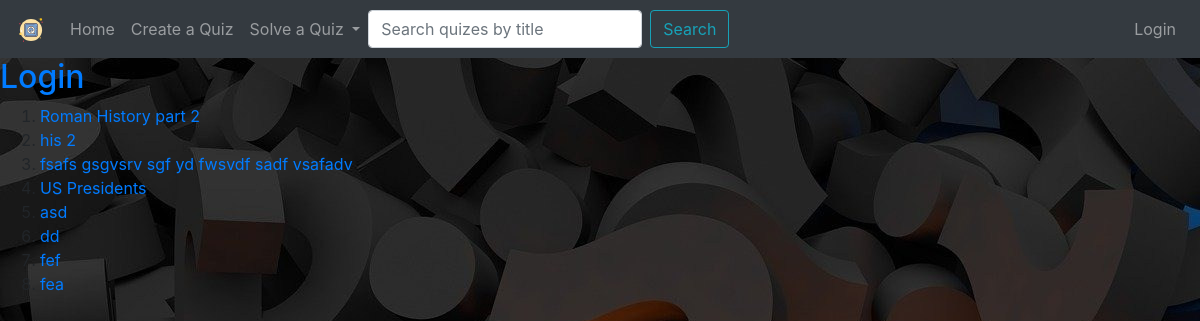
/home/, run on the app's committed database.
### quiz/models.py (models this page shows, shortened)
class Quiz(models.Model):
    choices = (
        ('history', "History"),
        ('geography', "Geography"),
        ('sports', "Sports"),
        ('entertainment', "Entertainment"),
        ('music', "Music"),
        ('language', "Language"),
        ('gaming', "Gaming"),
        ('other', "Other"),
    )
    title = models.CharField(max_length=40, unique=True, blank=False)
    description = models.CharField(max_length=100, blank=False)
    category = models.CharField(max_length=20, choices = choices)
    created = models.DateTimeField(auto_now_add=True)
    created_by = models.ForeignKey(settings.AUTH_USER_MODEL, null=True, on_delete=models.SET_NULL)
    rating = models.IntegerField(default=0)
    class Meta:
        verbose_name_plural = "Quizes"

### quiz/views.py (the view)
# urls.py: path('home/', views.homePage, name='home'),
def homePage(request):
	quiz = Quiz.objects.all()
	context = {'quiz': quiz}
	return render(request, 'quiz/home.html', context)

### quiz/templates/quiz/home.html (shortened to what this page needs)
{%extends './basetemp.html' %}
{% load static %}
{% block content %}
    {% if user.is_authenticated %}
    <h3>Welcome, {{user.username}}</h3>
    {% if messages %}
      {% for message in messages %}
        {{message}}
      {% endfor %}
    {% endif %}
    <h2><a href="/logout">Logout</a></h2>
    {% else %}
    <h2><a href="/login">Login</a></h2>
    {% endif %}
    <ol>
      {% for quiz in quiz %}
      <li>
        <a href="{% url 'quiz' quiz.id %}">{{quiz.title}}</a>
      </li>
      {% endfor %}
    </ol>
{% endblock %}

### quiz/static/quiz/style.css (style rules this page uses)
body { background-image: url("images/question.jpg"); background-color: rgb(39, 39, 39); background-repeat: no-repeat; }

### data on the page
Quiz: title "Roman History part 2"
Quiz: title "his 2"
Quiz: title "fsafs gsgvsrv sgf yd fwsvdf sadf vsafadv"
Quiz: title "US Presidents"
Quiz: title "asd"
Quiz: title "dd"
Quiz: title "fef"
Quiz: title "fea"
